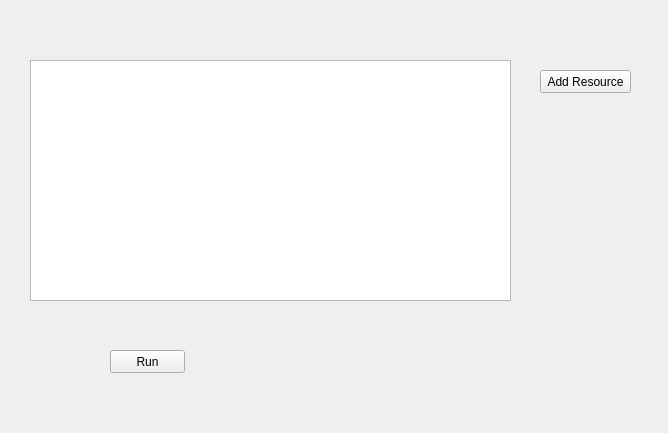
<?xml version="1.0" encoding="UTF-8"?>
<ui version="4.0">
 <class>MainWindow</class>
 <widget class="QMainWindow" name="MainWindow">
  <property name="geometry">
   <rect>
    <x>0</x>
    <y>0</y>
    <width>668</width>
    <height>433</height>
   </rect>
  </property>
  <property name="windowTitle">
   <string>MainWindow</string>
  </property>
  <widget class="QWidget" name="centralWidget">
   <widget class="QPushButton" name="pushButton">
    <property name="geometry">
     <rect>
      <x>110</x>
      <y>350</y>
      <width>75</width>
      <height>23</height>
     </rect>
    </property>
    <property name="text">
     <string>Run</string>
    </property>
   </widget>
   <widget class="QTableView" name="tableView_resource">
    <property name="geometry">
     <rect>
      <x>30</x>
      <y>60</y>
      <width>481</width>
      <height>241</height>
     </rect>
    </property>
   </widget>
   <widget class="QPushButton" name="push_add_resource">
    <property name="geometry">
     <rect>
      <x>540</x>
      <y>70</y>
      <width>91</width>
      <height>23</height>
     </rect>
    </property>
    <property name="text">
     <string>Add Resource</string>
    </property>
   </widget>
  </widget>
 </widget>
 <layoutdefault spacing="6" margin="11"/>
 <resources/>
 <connections/>
</ui>
